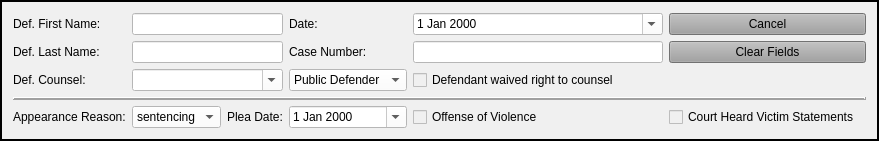
        <widget class="QFrame" name="case_name_Frame">
         <property name="sizePolicy">
          <sizepolicy hsizetype="Preferred" vsizetype="Preferred">
           <horstretch>0</horstretch>
           <verstretch>0</verstretch>
          </sizepolicy>
         </property>
         <property name="focusPolicy">
          <enum>Qt::NoFocus</enum>
         </property>
         <property name="styleSheet">
          <string notr="true">background-color: rgb(240, 240, 240);</string>
         </property>
         <property name="frameShape">
          <enum>QFrame::Box</enum>
         </property>
         <property name="frameShadow">
          <enum>QFrame::Plain</enum>
         </property>
         <property name="lineWidth">
          <number>2</number>
         </property>
         <layout class="QGridLayout" name="gridLayout" columnstretch="1,2,1,2,1,0,0">
          <item row="1" column="0">
           <widget class="QLabel" name="label_2">
            <property name="text">
             <string>Def. Last Name:</string>
            </property>
           </widget>
          </item>
          <item row="2" column="0">
           <widget class="QLabel" name="label_24">
            <property name="text">
             <string>Def. Counsel:</string>
            </property>
           </widget>
          </item>
          <item row="0" column="0">
           <widget class="QLabel" name="label">
            <property name="text">
             <string>Def. First Name:</string>
            </property>
           </widget>
          </item>
          <item row="3" column="0" colspan="7">
           <widget class="Line" name="line_2">
            <property name="frameShadow">
             <enum>QFrame::Raised</enum>
            </property>
            <property name="lineWidth">
             <number>2</number>
            </property>
            <property name="orientation">
             <enum>Qt::Horizontal</enum>
            </property>
           </widget>
          </item>
          <item row="4" column="1">
           <widget class="NoScrollComboBox" name="appearance_reason_box">
            <property name="focusPolicy">
             <enum>Qt::StrongFocus</enum>
            </property>
            <property name="styleSheet">
             <string notr="true">background-color: rgb(255, 255, 255);</string>
            </property>
            <item>
             <property name="text">
              <string>sentencing</string>
             </property>
            </item>
           </widget>
          </item>
          <item row="4" column="0">
           <widget class="QLabel" name="label_27">
            <property name="text">
             <string>Appearance Reason:</string>
            </property>
           </widget>
          </item>
          <item row="4" column="2">
           <widget class="QLabel" name="label_15">
            <property name="text">
             <string>Plea Date:</string>
            </property>
           </widget>
          </item>
          <item row="4" column="4">
           <widget class="QCheckBox" name="offense_of_violence_checkBox">
            <property name="text">
             <string>Offense of Violence                                    </string>
            </property>
           </widget>
          </item>
          <item row="4" column="5">
           <widget class="QCheckBox" name="victim_statements_checkBox">
            <property name="text">
             <string>Court Heard Victim Statements</string>
            </property>
           </widget>
          </item>
          <item row="1" column="4">
           <widget class="QLineEdit" name="case_number_lineEdit">
            <property name="maximumSize">
             <size>
              <width>500</width>
              <height>16777215</height>
             </size>
            </property>
            <property name="styleSheet">
             <string notr="true">background-color: rgb(255, 255, 255);</string>
            </property>
           </widget>
          </item>
          <item row="0" column="4">
           <widget class="NoScrollDateEdit" name="plea_trial_date">
            <property name="focusPolicy">
             <enum>Qt::NoFocus</enum>
            </property>
            <property name="styleSheet">
             <string notr="true">color: rgb(0, 0, 0);
background-color: rgb(255, 255, 255);</string>
            </property>
            <property name="calendarPopup">
             <bool>true</bool>
            </property>
           </widget>
          </item>
          <item row="2" column="4">
           <widget class="QCheckBox" name="defense_counsel_waived_checkBox">
            <property name="text">
             <string>Defendant waived right to counsel</string>
            </property>
           </widget>
          </item>
          <item row="4" column="3">
           <widget class="NoScrollDateEdit" name="plea_date">
            <property name="styleSheet">
             <string notr="true">color: rgb(0, 0, 0);
background-color: rgb(255, 255, 255);</string>
            </property>
            <property name="calendarPopup">
             <bool>true</bool>
            </property>
           </widget>
          </item>
          <item row="0" column="5" colspan="2">
           <widget class="QPushButton" name="cancel_Button">
            <property name="focusPolicy">
             <enum>Qt::NoFocus</enum>
            </property>
            <property name="styleSheet">
             <string notr="true">background-color: rgb(160, 160, 160);</string>
            </property>
            <property name="text">
             <string>Cancel</string>
            </property>
           </widget>
          </item>
          <item row="1" column="5" colspan="2">
           <widget class="QPushButton" name="clear_fields_case_Button">
            <property name="focusPolicy">
             <enum>Qt::NoFocus</enum>
            </property>
            <property name="styleSheet">
             <string notr="true">background-color: rgb(160, 160, 160);</string>
            </property>
            <property name="text">
             <string>Clear Fields</string>
            </property>
           </widget>
          </item>
          <item row="2" column="3">
           <widget class="NoScrollComboBox" name="defense_counsel_type_box">
            <property name="focusPolicy">
             <enum>Qt::StrongFocus</enum>
            </property>
            <property name="styleSheet">
             <string notr="true">background-color: rgb(255, 255, 255);</string>
            </property>
            <item>
             <property name="text">
              <string>Public Defender</string>
             </property>
            </item>
            <item>
             <property name="text">
              <string>Private Counsel</string>
             </property>
            </item>
           </widget>
          </item>
          <item row="0" column="3">
           <widget class="QLabel" name="label_26">
            <property name="text">
             <string>Date:</string>
            </property>
           </widget>
          </item>
          <item row="1" column="3">
           <widget class="QLabel" name="label_3">
            <property name="text">
             <string>Case Number:</string>
            </property>
           </widget>
          </item>
          <item row="1" column="1" colspan="2">
           <widget class="QLineEdit" name="defendant_last_name_lineEdit">
            <property name="enabled">
             <bool>true</bool>
            </property>
            <property name="styleSheet">
             <string notr="true">background-color: rgb(255, 255, 255);</string>
            </property>
           </widget>
          </item>
          <item row="0" column="1" colspan="2">
           <widget class="QLineEdit" name="defendant_first_name_lineEdit">
            <property name="styleSheet">
             <string notr="true">background-color: rgb(255, 255, 255);</string>
            </property>
           </widget>
          </item>
          <item row="2" column="1" colspan="2">
           <widget class="DefenseCounselComboBox" name="defense_counsel_name_box">
            <property name="focusPolicy">
             <enum>Qt::StrongFocus</enum>
            </property>
            <property name="styleSheet">
             <string notr="true">background-color: rgb(255, 255, 255);</string>
            </property>
            <property name="editable">
             <bool>true</bool>
            </property>
           </widget>
          </item>
         </layout>
        </widget>
